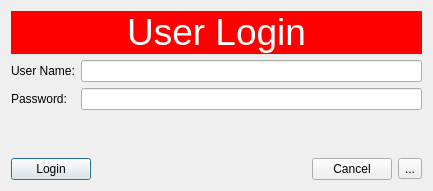
<?xml version="1.0" encoding="UTF-8"?>
<ui version="4.0">
 <class>UserLogin</class>
 <widget class="QDialog" name="UserLogin">
  <property name="geometry">
   <rect>
    <x>0</x>
    <y>0</y>
    <width>433</width>
    <height>191</height>
   </rect>
  </property>
  <property name="windowTitle">
   <string>User Login</string>
  </property>
  <property name="windowIcon">
   <iconset>
    <normaloff>:/letter-M-PNG</normaloff>:/letter-M-PNG</iconset>
  </property>
  <layout class="QVBoxLayout" name="verticalLayout">
   <item>
    <widget class="QLabel" name="label_3">
     <property name="styleSheet">
      <string notr="true">background-color: rgb(255, 0, 0);
color:rgb(255, 255, 255);</string>
     </property>
     <property name="text">
      <string>&lt;!DOCTYPE HTML PUBLIC &quot;-//W3C//DTD HTML 4.0//EN&quot; &quot;http://www.w3.org/TR/REC-html40/strict.dtd&quot;&gt;
&lt;html&gt;&lt;head&gt;&lt;meta name=&quot;qrichtext&quot; content=&quot;1&quot; /&gt;&lt;style type=&quot;text/css&quot;&gt;
p, li { white-space: pre-wrap; }
&lt;/style&gt;&lt;/head&gt;&lt;body style=&quot; font-family:'MS Shell Dlg 2'; font-size:8.25pt; font-weight:400; font-style:normal;&quot;&gt;
&lt;p align=&quot;center&quot; style=&quot; margin-top:0px; margin-bottom:0px; margin-left:0px; margin-right:0px; -qt-block-indent:0; text-indent:0px;&quot;&gt;&lt;span style=&quot; font-size:28pt;&quot;&gt;User Login&lt;/span&gt;&lt;/p&gt;&lt;/body&gt;&lt;/html&gt;</string>
     </property>
    </widget>
   </item>
   <item>
    <layout class="QGridLayout" name="gridLayout">
     <item row="0" column="0">
      <widget class="QLabel" name="label">
       <property name="text">
        <string>User Name:</string>
       </property>
      </widget>
     </item>
     <item row="0" column="1">
      <widget class="QLineEdit" name="txtUserName"/>
     </item>
     <item row="1" column="0">
      <widget class="QLabel" name="label_2">
       <property name="text">
        <string>Password:</string>
       </property>
      </widget>
     </item>
     <item row="1" column="1">
      <widget class="QLineEdit" name="txtPassword">
       <property name="echoMode">
        <enum>QLineEdit::Password</enum>
       </property>
      </widget>
     </item>
    </layout>
   </item>
   <item>
    <spacer name="verticalSpacer">
     <property name="orientation">
      <enum>Qt::Vertical</enum>
     </property>
     <property name="sizeHint" stdset="0">
      <size>
       <width>20</width>
       <height>34</height>
      </size>
     </property>
    </spacer>
   </item>
   <item>
    <layout class="QHBoxLayout" name="horizontalLayout">
     <item>
      <widget class="QPushButton" name="cmdLogin">
       <property name="text">
        <string>Login</string>
       </property>
       <property name="default">
        <bool>true</bool>
       </property>
      </widget>
     </item>
     <item>
      <spacer name="horizontalSpacer">
       <property name="orientation">
        <enum>Qt::Horizontal</enum>
       </property>
       <property name="sizeHint" stdset="0">
        <size>
         <width>40</width>
         <height>20</height>
        </size>
       </property>
      </spacer>
     </item>
     <item>
      <widget class="QPushButton" name="pushButton_2">
       <property name="text">
        <string>Cancel</string>
       </property>
      </widget>
     </item>
     <item>
      <widget class="QToolButton" name="cmdDbSetup">
       <property name="text">
        <string>...</string>
       </property>
       <property name="icon">
        <iconset resource="res.qrc">
         <normaloff>:/images/Key_Right.png</normaloff>:/images/Key_Right.png</iconset>
       </property>
      </widget>
     </item>
    </layout>
   </item>
  </layout>
 </widget>
 <resources>
  <include location="res.qrc"/>
 </resources>
 <connections>
  <connection>
   <sender>pushButton_2</sender>
   <signal>clicked()</signal>
   <receiver>UserLogin</receiver>
   <slot>reject()</slot>
   <hints>
    <hint type="sourcelabel">
     <x>384</x>
     <y>177</y>
    </hint>
    <hint type="destinationlabel">
     <x>266</x>
     <y>89</y>
    </hint>
   </hints>
  </connection>
 </connections>
</ui>
